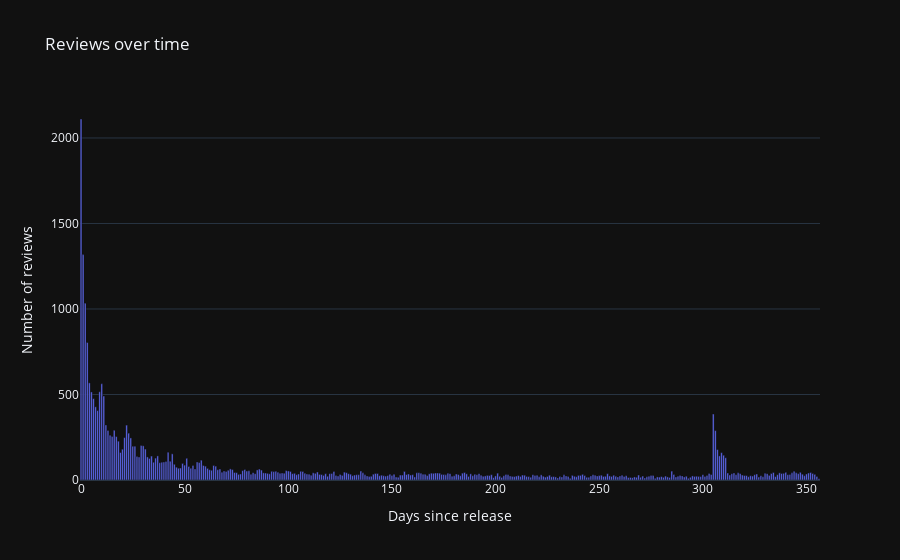

Notebook cell for this chart:
### Code cell
import plotly.express as px

fig = px.bar(
    daily_counts,
    x=daily_counts["days_since_first"],
    y=daily_counts["count"],
    title='Reviews over time')

fig.update_xaxes(title_text='Days since release')
fig.update_yaxes(title_text='Number of reviews')
fig.show()

### Figure 1 — Plotly figure (JSON) as saved in the notebook; plotly's stock layout.template omitted (floating-point values rounded to 4 significant figures; data arrays with more than 128 entries replaced by an {"elided": "..."} marker saying what was removed)
{"data": [{"hovertemplate": "days_since_first=%{x}<br>count=%{y}<extra></extra>", "legendgroup": "", "marker": {"color": "#636efa", "pattern": {"shape": ""}}, "name": "", "orientation": "v", "showlegend": false, "textposition": "auto", "x": {"elided": "357 int values"}, "xaxis": "x", "y": {"elided": "357 int values"}, "yaxis": "y", "type": "bar"}], "layout": {"xaxis": {"anchor": "y", "domain": [0.0, 1.0], "title": {"text": "Days since release"}}, "yaxis": {"anchor": "x", "domain": [0.0, 1.0], "title": {"text": "Number of reviews"}}, "legend": {"tracegroupgap": 0}, "title": {"text": "Reviews over time"}, "barmode": "relative"}}
